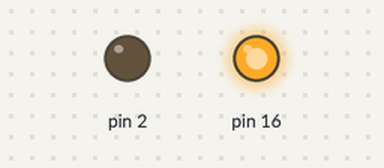
Recording of a sketch running on a simulated Arduino Uno, built with avr-gcc and run on an emulated ATmega328P. Parts: output pins drawn as LEDs (lit = HIGH).

Above: at 0.5 s.
At 1.5 s:
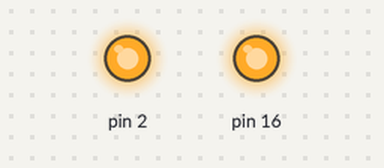
At 2.5 s:
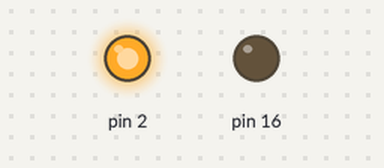
At 3.5 s:
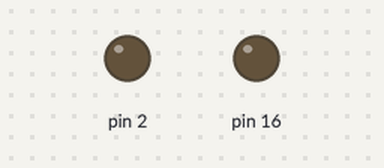
Timing chart, 0 to 5.2 s (numbered marks = the images above):
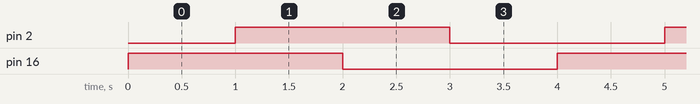

The sketch:

LED.ino
```cpp
void setup() {
 pinMode (16, OUTPUT);
 pinMode (2, OUTPUT);

}

void loop() {
  digitalWrite (16, HIGH);
  delay (1000);
  digitalWrite (2, HIGH);
  delay (1000);
  digitalWrite (16, LOW);
  delay(1000);
  digitalWrite (2, LOW);
  delay (1000);
}
```

Measured:
- by itself, pin 2, pin 16: alternates HIGH for 2.0 s and LOW for 2.0 s
- by itself, everything shown: repeats every 4.0 s, in 4 steps
